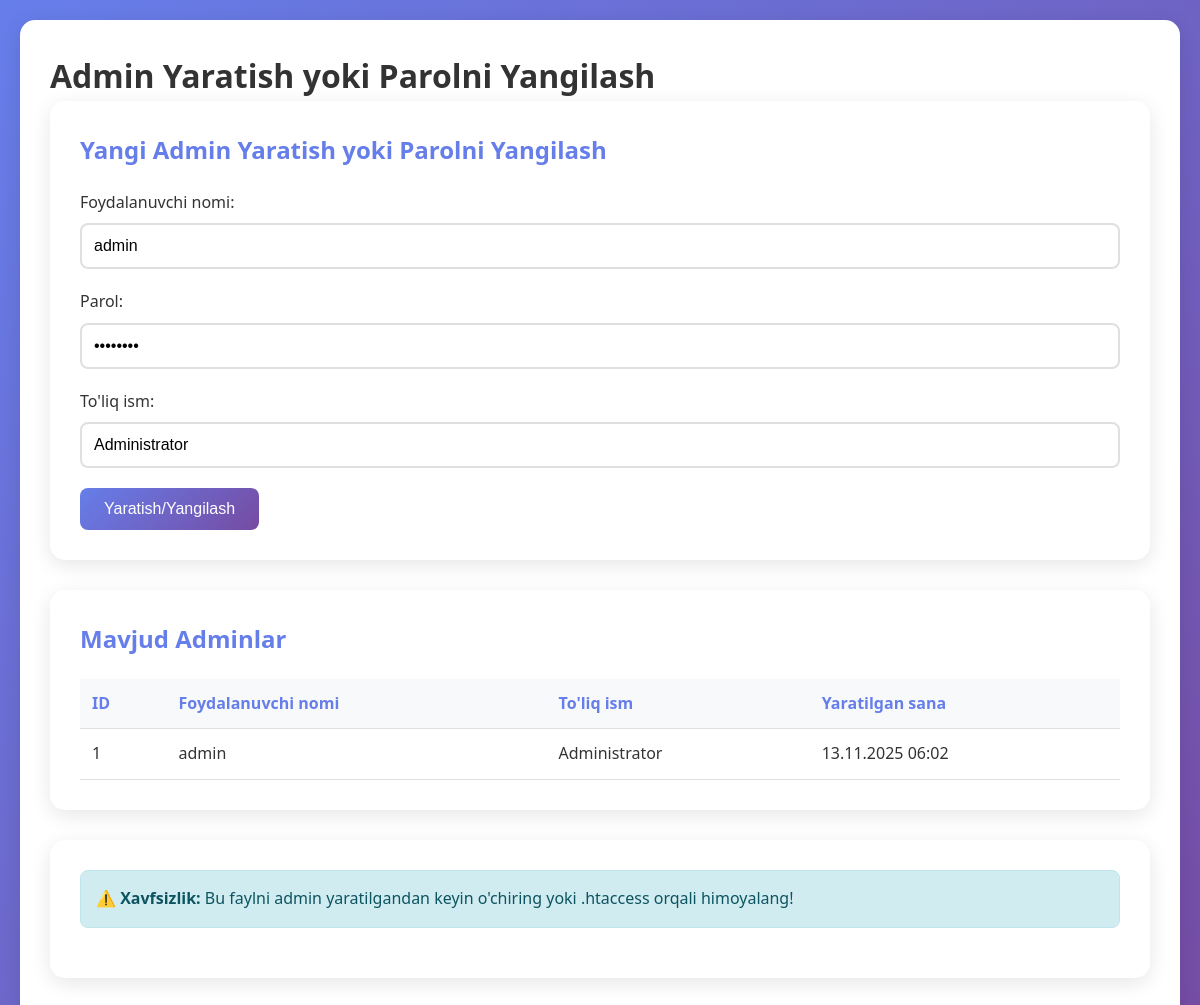
Page /admin/create_admin.php on the committed database.
### tables this page shows
CREATE TABLE users (
    id INT PRIMARY KEY AUTO_INCREMENT,
    username VARCHAR(50) UNIQUE NOT NULL,
    password VARCHAR(255) NOT NULL,
    full_name VARCHAR(100) NOT NULL,
    role ENUM('admin', 'student') DEFAULT 'student',
    created_at TIMESTAMP DEFAULT CURRENT_TIMESTAMP
);

### admin/create_admin.php (the view, shortened to what this page needs)
<?php
$conn = getDBConnection();
$admins_query = "SELECT id, username, full_name, created_at FROM users WHERE role = 'admin' ORDER BY created_at DESC";
$admins_result = $conn->query($admins_query);
$admins = $admins_result->fetchAll();
?>
<!DOCTYPE html>
<html lang="uz">
<head>
    <link rel="stylesheet" href="../assets/css/style.css">
</head>
<body>
    <div class="container">
        <div class="admin-section">
            <h1>Admin Yaratish yoki Parolni Yangilash</h1>
            <div class="admin-section">
                <h2>Yangi Admin Yaratish yoki Parolni Yangilash</h2>
                <form method="POST" action="">
                    <div class="form-group">
                        <label for="username">Foydalanuvchi nomi:</label>
                        <input type="text" id="username" name="username" value="admin" required>
                    </div>
                    <div class="form-group">
                        <label for="password">Parol:</label>
                        <input type="password" id="password" name="password" value="admin123" required>
                    </div>
                    <div class="form-group">
                        <label for="full_name">To'liq ism:</label>
                        <input type="text" id="full_name" name="full_name" value="Administrator" required>
                    </div>
                    <button type="submit" class="btn btn-primary">Yaratish/Yangilash</button>
                </form>
            </div>
            <div class="admin-section">
                <h2>Mavjud Adminlar</h2>
                <?php if (count($admins) > 0): ?>
                    <table class="data-table">
                        <thead>
                            <tr>
                                <th>ID</th>
                                <th>Foydalanuvchi nomi</th>
                                <th>To'liq ism</th>
                                <th>Yaratilgan sana</th>
                            </tr>
                        </thead>
                        <tbody>
                            <?php foreach ($admins as $admin): ?>
                                <tr>
                                    <td><?php echo $admin['id']; ?></td>
                                    <td><?php echo htmlspecialchars($admin['username']); ?></td>
                                    <td><?php echo htmlspecialchars($admin['full_name']); ?></td>
                                    <td><?php echo date('d.m.Y H:i', strtotime($admin['created_at'])); ?></td>
                                </tr>
                            <?php endforeach; ?>
                        </tbody>
                    </table>
                <?php else: ?>
                    <div class="alert alert-info">Hozircha adminlar mavjud emas.</div>
                <?php endif; ?>
            </div>
            <div class="admin-section">
                <div class="alert alert-info">
                    <strong>⚠️ Xavfsizlik:</strong> Bu faylni admin yaratilgandan keyin o'chiring yoki .htaccess orqali himoyalang!
                </div>
            </div>
        </div>
    </div>
</body>
</html>

### assets/css/style.css (style rules this page uses)
* { margin: 0; padding: 0; box-sizing: border-box; }
body { font-family: "Segoe UI", Tahoma, Geneva, Verdana, sans-serif; background: linear-gradient(135deg, #667eea 0%, #764ba2 100%); min-height: 100vh; color: #333; line-height: 1.6; }
.container { max-width: 1200px; margin: 0 auto; padding: 20px; }
.form-group { margin-bottom: 20px; }
.form-group label { display: block; margin-bottom: 8px; color: #333; font-weight: 500; }
.form-group input[type="text"], .form-group input[type="password"], .form-group select, .form-group textarea { width: 100%; padding: 12px; border: 2px solid #e0e0e0; border-radius: 8px; font-size: 16px; transition: border-color 0.3s; }
.btn { padding: 12px 24px; border: none; border-radius: 8px; font-size: 16px; cursor: pointer; text-decoration: none; display: inline-block; transition: all 0.3s; font-weight: 500; }
.btn-primary { background: linear-gradient(135deg, #667eea 0%, #764ba2 100%); color: white; }
.alert { padding: 15px; border-radius: 8px; margin-bottom: 20px; }
.alert-info { background: #d1ecf1; color: #0c5460; border: 1px solid #bee5eb; }
.admin-section { background: white; border-radius: 15px; padding: 30px; margin-bottom: 30px; box-shadow: 0 5px 20px rgba(0, 0, 0, 0.1); }
.admin-section h2 { color: #667eea; margin-bottom: 20px; }
.data-table { width: 100%; border-collapse: collapse; margin-top: 20px; }
.data-table th, .data-table td { padding: 12px; text-align: left; border-bottom: 1px solid #e0e0e0; }
.data-table th { background: #f8f9fa; color: #667eea; font-weight: 600; }

### rows in the picture
users: id "1", username "admin", full_name "Administrator", created_at "13.11.2025 06:02"
